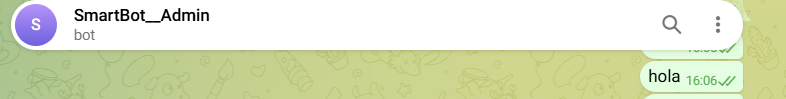
#> input picture PRACTICA2/Documentacion/image-1.png, 786 x 99 px
$ python -i image_processing_service.py   (imports and definitions only)
#> lines starting #> are read from the running program, lines starting #| are printed output that depends on the picture; after the words box and inside, x2 and y2 are one past the last pixel; in counts of white or black regions, pixels touching at a corner belong together
#> further down, picture is the input picture: shape (99, 786, 3); mean B, G, R 194.6, 226.6, 220.1
from pathlib import Path

import cv2
import fitz
import numpy as np

from app.core.exceptions import InvalidFileError


class ImageProcessingService:
    """Convierte documentos y mejora imágenes antes de ejecutar Tesseract."""

    supported_image_extensions = {".jpg", ".jpeg", ".png"}

    def load_document(self, file_path: Path) -> list[np.ndarray]:
        """Carga un PDF o imagen y rechaza formatos o archivos inválidos."""
        extension = file_path.suffix.lower()
        if extension == ".pdf":
            return self._load_pdf(file_path)
        if extension in self.supported_image_extensions:
            image = cv2.imread(str(file_path))
            if image is None:
                raise InvalidFileError("No se pudo leer la imagen.")
            return [image]
        raise InvalidFileError("Formato no compatible con OCR.")

    def preprocess(self, image: np.ndarray) -> np.ndarray:
        """Corrige inclinación, reduce ruido y aumenta el contraste del texto."""
        gray = cv2.cvtColor(image, cv2.COLOR_BGR2GRAY)
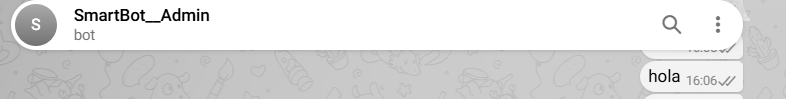
#> gray: shape (99, 786); min 0, max 255, mean 221
        gray = self._deskew(gray)
        denoised = cv2.fastNlMeansDenoising(gray, None, 10, 7, 21)
        return cv2.adaptiveThreshold(
            denoised,
            255,
            cv2.ADAPTIVE_THRESH_GAUSSIAN_C,
            cv2.THRESH_BINARY,
            31,
            15,
        )

    def _load_pdf(self, file_path: Path) -> list[np.ndarray]:
        """Renderiza cada página del PDF como una imagen para OCR."""
        images: list[np.ndarray] = []
        try:
            document = fitz.open(file_path)
            for page in document:
                pixmap = page.get_pixmap(
                    matrix=fitz.Matrix(2.0, 2.0),
                    alpha=False,
                )
                array = np.frombuffer(pixmap.samples, dtype=np.uint8)
                image = array.reshape(pixmap.height, pixmap.width, pixmap.n)
                if pixmap.n == 4:
                    image = cv2.cvtColor(image, cv2.COLOR_RGBA2BGR)
                else:
                    image = cv2.cvtColor(image, cv2.COLOR_RGB2BGR)
                images.append(image)
            document.close()
        except (fitz.FileDataError, ValueError) as exc:
            # Normaliza errores de PyMuPDF como un error de archivo controlado.
            raise InvalidFileError("El documento PDF no es válido.") from exc

        if not images:
            raise InvalidFileError("El documento PDF no contiene páginas.")
        return images

    def _deskew(self, gray: np.ndarray) -> np.ndarray:
        """Endereza inclinaciones moderadas sin alterar imágenes poco confiables."""
        inverted = cv2.bitwise_not(gray)
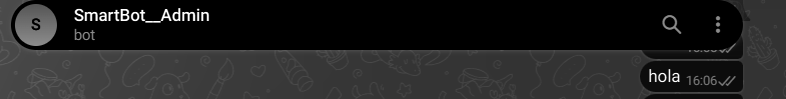
#> inverted: shape (99, 786); min 0, max 255, mean 34
        coordinates = np.column_stack(np.where(inverted > 0))
#> coordinates = 44691 pairs, first value 0 to 98, second value 0 to 785
        if len(coordinates) < 20:
            return gray

        angle = cv2.minAreaRect(coordinates)[-1]
#> angle = -90
        angle = -(90 + angle) if angle < -45 else -angle
#> angle = 0
        if abs(angle) < 0.2 or abs(angle) > 15:
            return gray

        height, width = gray.shape
        center = (width // 2, height // 2)
        matrix = cv2.getRotationMatrix2D(center, angle, 1.0)
        return cv2.warpAffine(
            gray,
            matrix,
            (width, height),
            flags=cv2.INTER_CUBIC,
            borderMode=cv2.BORDER_REPLICATE,
        )

>>> import cv2
>>> picture = cv2.imread('../../../../PRACTICA2/Documentacion/image-1.png')
>>> result = ImageProcessingService().preprocess(picture)
#> in preprocess, `return cv2.adaptiveThreshold( denoised, 255, cv2.ADAPTIVE_THRESH_GAUSS..`:
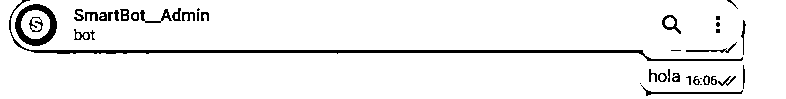
#> returned value: shape (99, 786); 93.9% white; 40 black regions (10 under 20 px), largest, box (x1, y1, x2, y2) and area: (9, 0, 743, 61) 2213, (15, 4, 57, 46) 697, (641, 85, 743, 96) 217

$ run again, on PRACTICA2/Documentacion/image-2.png
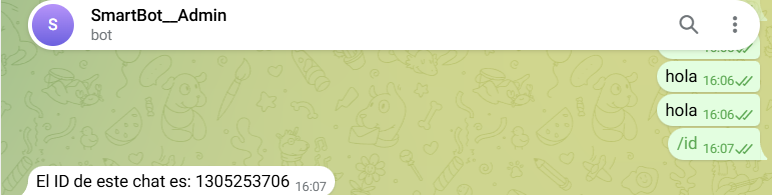
#> input picture PRACTICA2/Documentacion/image-2.png, 772 x 195 px
#> picture is the input picture: shape (195, 772, 3); mean B, G, R 176.6, 219.9, 211.1
#> in _deskew, `inverted = cv2.bitwise_not(gray)`:
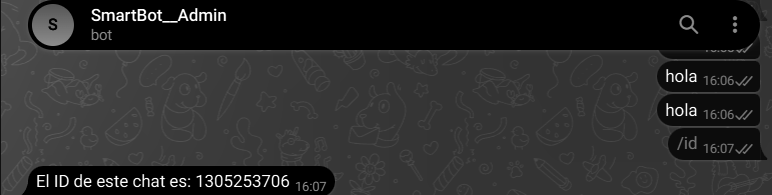
#> inverted: shape (195, 772); min 0, max 255, mean 42.6
#> coordinates = 110645 pairs, first value 0 to 194, second value 0 to 771
#> in _deskew, `angle = cv2.minAreaRect(coordinates)[-1]`: angle = -90
#> in _deskew, `angle = -(90 + angle) if angle < -45 else -angle`: angle = 0
#> in preprocess, `return cv2.adaptiveThreshold( denoised, 255, cv2.ADAPTIVE_THRESH_GAUSS..`:
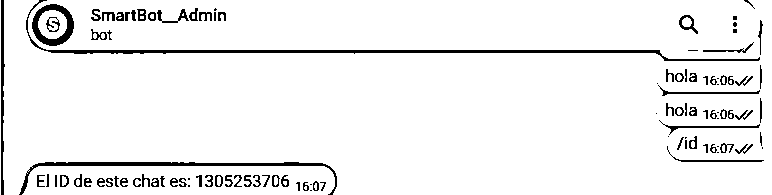
#> returned value: shape (195, 772); 94.2% white; 104 black regions (23 under 20 px), largest, box (x1, y1, x2, y2) and area: (26, 0, 760, 61) 2212, (19, 162, 337, 195) 1207, (32, 4, 74, 46) 697

$ run again, on PRACTICA2/Documentacion/image-3.png
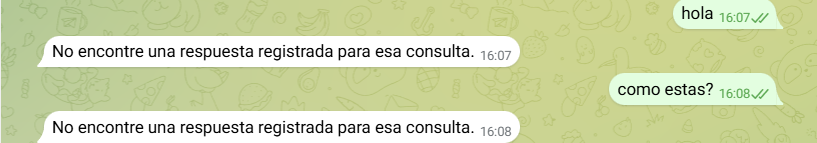
#> input picture PRACTICA2/Documentacion/image-3.png, 817 x 143 px
#> picture is the input picture: shape (143, 817, 3); mean B, G, R 170.4, 215.7, 206.4
#> in _deskew, `inverted = cv2.bitwise_not(gray)`:
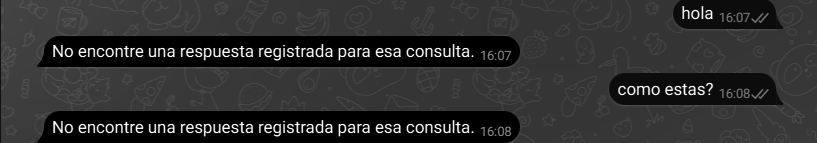
#> inverted: shape (143, 817); min 0, max 255, mean 47.2
#> coordinates = 93566 pairs, first value 0 to 142, second value 0 to 816
#> in _deskew, `angle = cv2.minAreaRect(coordinates)[-1]`: angle = -90
#> in _deskew, `angle = -(90 + angle) if angle < -45 else -angle`: angle = 0
#> in preprocess, `return cv2.adaptiveThreshold( denoised, 255, cv2.ADAPTIVE_THRESH_GAUSS..`:
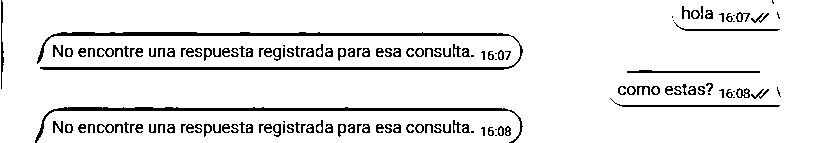
#> returned value: shape (143, 817); 91.1% white; black in thin lines or dots
